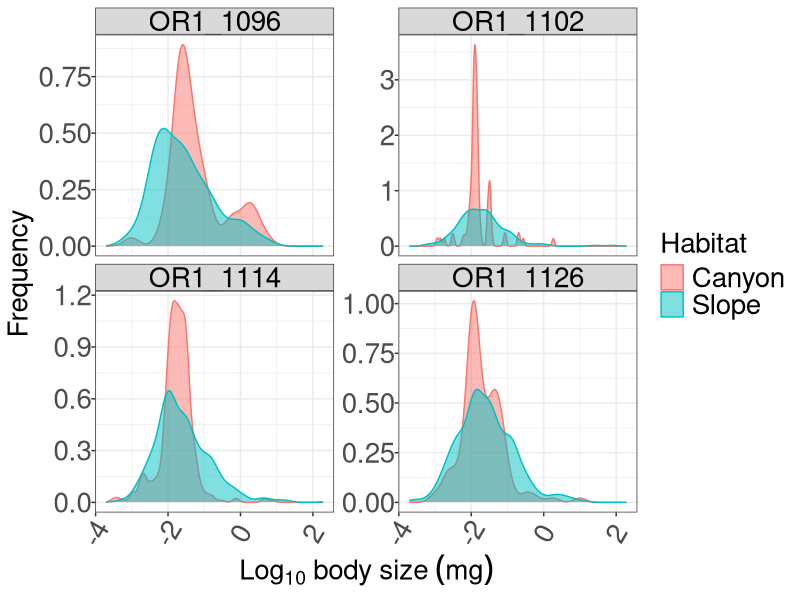
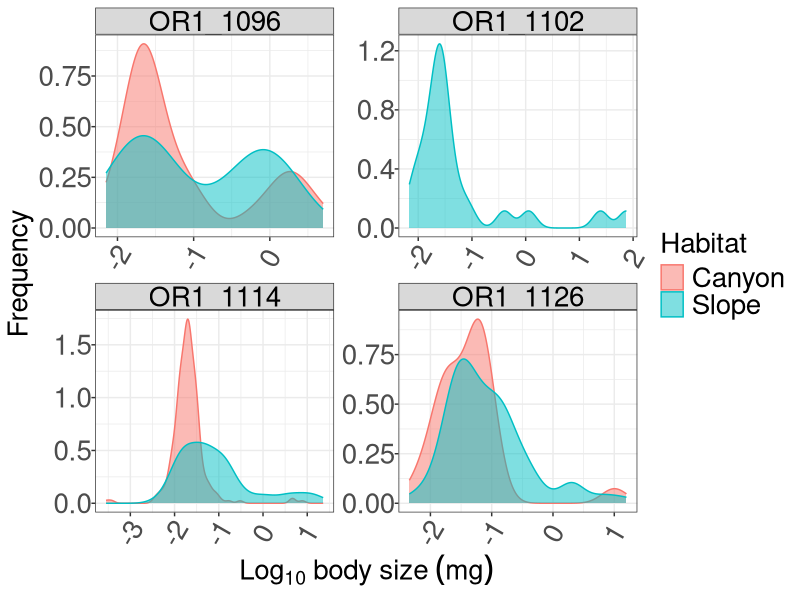

Write R code to recreate these figures, in order. (Note: this script raises an error after producing the figures.)
## ---- chunk 1
knitr::opts_chunk$set(echo = TRUE, warning = FALSE, message = FALSE)
## ---- chunk 2
library(ggplot2)
library(plyr)
library(doBy)
library(readxl)

large <- theme(legend.title = element_text(size=20),
        legend.text = element_text(size=20),
        strip.text=element_text(size=20),
        axis.title = element_text(size=20),
        axis.text.y = element_text(size=20),
        axis.text.x = element_text(size=20, angle=60, hjust=0.5))

rotate <- theme(axis.text.x = element_text(size=20, angle=60, hjust=0.5))

# dark theme for ggplot
dark <- theme(plot.background = element_rect(colour = 'NA', fill = 'gray10'),
        panel.background = element_rect(colour = 'NA', fill = 'transparent'),
        legend.background = element_rect(colour = 'NA', fill = 'transparent'),
        legend.title = element_text(colour = 'white', size=20),
        legend.text = element_text(colour = 'white', size=20),
        axis.title = element_text(colour = 'white', size=20),
        axis.text = element_text(colour = 'white', size=20),
        axis.ticks = element_line(colour = 'white'),
        panel.border = element_rect(fill = 'NA', colour = 'white'), 
        panel.grid.major = element_line(colour = 'gray30'),
        panel.grid.minor = element_line(colour = 'gray20'))
## ---- chunk 3
col_types <- c("text", "text", "text", "numeric", "numeric", "text", "text", "text", "text", "text", "text", 
              "numeric", "numeric", "numeric", "numeric", "numeric", "numeric", "text")

mac <- NULL
for(i in 1:15){
  d <- read_excel("../excel/GPSC_macro_size_2020.01.08.xlsx", sheet=i, col_types=col_types)
  mac <- rbind(mac, d)
}
mac <- as.data.frame(mac)

depth <- read_excel("../excel/GPSC_macro_sorting_2019.12.16.xlsx", sheet=1)
mac <- cbind(depth[match(paste(mac$Cruise, mac$Station), paste(depth$Cruise, depth$Station)),], mac)
mac$Wt <- mac$Size*(1.13)

depth.bk <- c(200, 400, 600, 800, 1100, 2000, 3700)
depth.lab <- c("200-400", "400-600", "600-800", "800-1100", "1100-2000", "2000-3700")
mac$Depth.zone <- cut(mac$Depth, breaks=depth.bk, labels=depth.lab)

# Split the size data by polychaetes, nematods, harpacticoids, peracarids and others
Category <- as.character(mac$Taxon)
Category[Category=="Amphipoda"|Category=="Cumacea"|Category=="Isopoda"|Category=="Tanaidacea"] <- "Peracarida"
Category[Category=="Oligochaeta"|Category=="Nemertea"|Category=="Sipuncula"|Category=="Aplacophora"|Category=="Ostracoda"] <- "Others"

mac <- cbind(Category, mac)
mac <- subset(mac, Cruise=="OR1_1096"|Cruise=="OR1_1102"|Cruise=="OR1_1114"|Cruise=="OR1_1126")

# Size (complete specimen)
mac_s <- subset(mac, Condition=="C")

# Observed macrofauna sizes
ggplot(data=mac_s, 
       aes(x=log10(Wt), fill=Habitat, colour=Habitat))+
  geom_density(alpha=0.5)+
  facet_wrap(~Cruise, scales="free_y")+
  labs(y="Frequency", x=expression(Log[10]~body~size~(mg)))+
  theme_bw() %+replace% large #%+replace% dark
## ---- chunk 4
# Observed polychaete sizes
ggplot(data=subset(mac_s, Category=="Polychaeta"), 
       aes(x=log10(Wt), fill=Habitat, colour=Habitat))+
  geom_density(alpha=0.5)+
  facet_wrap(~Cruise, scales="free")+
  labs(y="Frequency", x=expression(Log[10]~body~size~(mg)))+
  theme_bw() %+replace% large #%+replace% dark
## ---- chunk 5
# Hapacticoid and others
col_types <- c("text", "text", "text", "numeric", "numeric", "numeric", "text","text", "text", "text", "text", "text", "text", "numeric", "numeric", "numeric", "numeric", "text")

mei <- NULL
for(i in 1:3){
  d <- as.data.frame(read_excel("../excel/GPSC_meio_size_2020.01.07.xlsx", sheet=i, col_types=col_types))
  mei <- rbind(mei, d)
}

# Get water depth
mei <- cbind(depth[match(paste(mei$Cruise, mei$Station), paste(depth$Cruise, depth$Station)),], mei)
mei$Wt <- mei$Size*(1.13)

depth.bk <- c(200, 400, 600, 800, 1100)
depth.lab <- c("200-400", "400-600", "600-800", "800-1100")
mei$Depth.zone <- cut(mei$Depth, breaks=depth.bk, labels=depth.lab)

# Split the size data by nematods, harpacticoids and others
Category <- as.character(mei$Taxon)
Category[Category!="Nematoda"&Category!="Harpacticoida"] <- "Others"
mei <- splitBy(~Category+Cruise+Station, cbind(Category, mei))
mei <- ldply(mei, .id=NULL)

ggplot(data=subset(mei, Cruise=="OR1_1114"|Cruise=="OR1_1126"), 
       aes(x=log(Wt), fill=Habitat, colour=Habitat))+
  geom_density(alpha=0.5)+
  facet_grid(Cruise~Category)+
  labs(y="Frequency", x=expression(Log~body~size~(mg~individual^-1)))+
  theme_bw()%+replace% large #%+replace% dark
## ---- chunk 6
save(mac, file="../data/mac.rda")
save(mei, file="../data/mei.rda")
